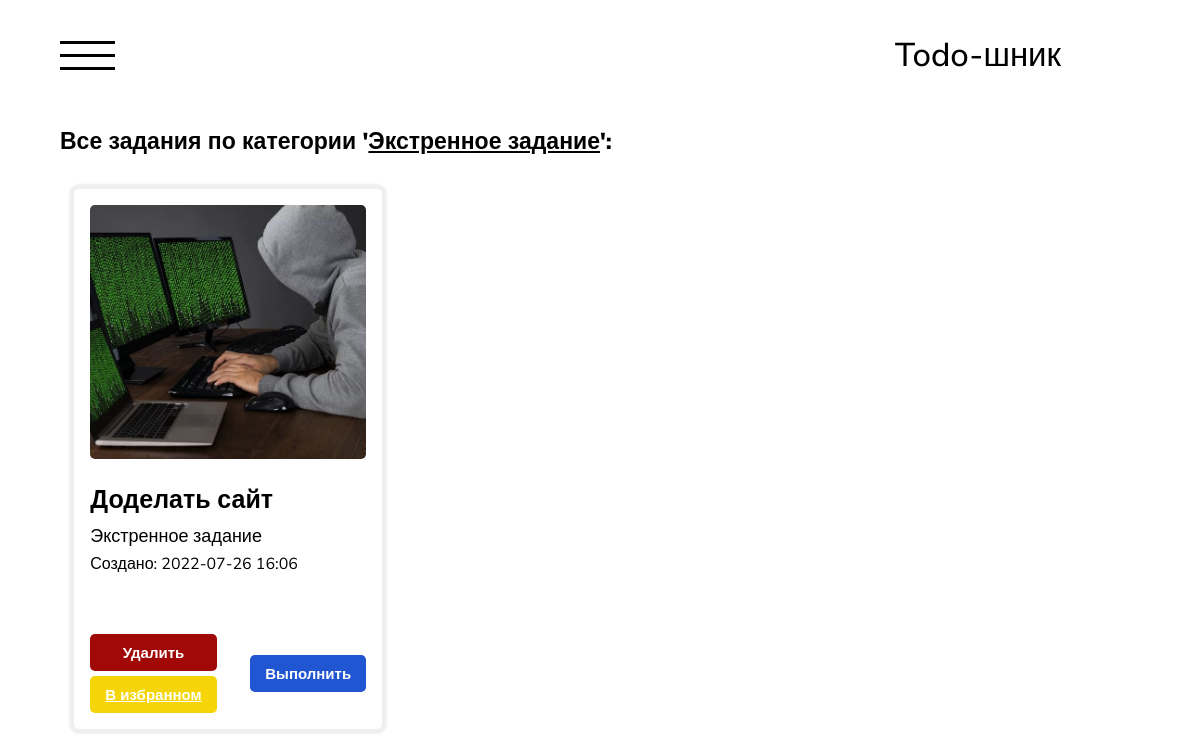
The app's page /category/ekstrennoe-zadanie (signed in) with its own data.
### todo/models.py (models this page shows, shortened)
class Category(models.Model):
    name = models.CharField(max_length=255, verbose_name='Название')
    slug = AutoSlugField(populate_from='name', db_index=True, unique=True, verbose_name='URL')
    def __str__(self):
        return self.name
    def get_absolute_url(self):
        return reverse('category', kwargs={'slug': self.slug})
    class Meta:
        verbose_name = 'Категория'
        verbose_name_plural = 'Категории'
        ordering = ['id']

class Do(models.Model):
    title = models.CharField(max_length=255, verbose_name='Название')
    slug = AutoSlugField(populate_from='title', db_index=True, unique=True, verbose_name='URL')
    content = models.TextField(blank=True, verbose_name='Описание')
    create_at = models.DateTimeField(auto_now_add=True, verbose_name='Дата создания')
    update_at = models.DateTimeField(auto_now=True, verbose_name='Дата обновления')
    photo = models.ImageField(upload_to='photos/%Y/%m/%d', blank=True, verbose_name='Фотография')
    category = models.ForeignKey('Category', on_delete=models.CASCADE, verbose_name='Категория')
    is_completed = models.BooleanField(default=False, verbose_name='Выполнено')
    is_favourite = models.BooleanField(default=False, verbose_name='В избранном')
    add_to_favourite_at = models.DateTimeField(verbose_name='Дата добавления в избранное', null=True)
    user = models.ForeignKey(User, on_delete=models.CASCADE)
    class Meta:
        verbose_name = 'Задание'
        verbose_name_plural = 'Задания'
        ordering = ['-id']

### todo/views.py (the view)
# urls.py: path('category/<slug:slug>', views.CategoryView.as_view(), name='category'),
class CategoryView(DataMixin, LoginRequiredMixin, ListView):
    model = Do
    context_object_name = 'all_do'
    template_name = 'todo/category.html'
    def get_context_data(self, **kwargs):
        context = super().get_context_data(**kwargs)
        c_mixin = self.get_user_context(title='Задания по категориям', active_cat_slug=self.kwargs['slug'], active_category='cats')
        context.update(c_mixin)
        if len(context['all_do']):
            context['category'] = context['all_do'][0].category.name
        else:
            context['category'] = Category.objects.get(slug=self.kwargs['slug'])
        return context
    def get_queryset(self):
        return Do.objects.filter(category__slug=self.kwargs['slug'], is_completed=False, user=self.request.user).order_by('-create_at')

### todo/utils.py (called while the page is built)
    def get_user_context(self, *args, **kwargs):
        context = kwargs
        context['menu'] = menu
        context['all_cats'] = Category.objects.order_by('id')
        self.page = self.request.GET.get('page') # Параметр page: активная страница из url-а
        all_do = kwargs.get('all_do') # Берём запрос для формирования queryset для всех заданий
        if all_do:
            self.paginator = Paginator(all_do, 6) # Формируем локальное свойство с пагинатором
            self.page_obj = self.paginator.get_page(self.page)
            context['page_obj'] = self.page_obj
            context['all_do'] = self.page_obj.object_list
        return context

### todo/templates/todo/category.html
{% extends 'todo/base.html' %}
{% block content %}
{% include 'todo/needful/all_do.html' %}
{% endblock content %}

### todo/templates/todo/needful/all_do.html (shortened to what this page needs)
<div class="do_everything">
    <div class="title_do_everything">
        {% if category %}
            <h3>Все задания по категории '<u>{{ category }}</u>':</h3>
        {% elif completed %}
            <h3>Все выполненные задания:<h3>
        {% elif favourites %}
            <h3>Все избранные задания:</h3>
        {% else %}
            <h3>Все задания:</h3>
        {% endif %}
    </div>
    {% if all_do %}
        <div class="all_do">
            {% for do in all_do %}
                <div class="do_block">
                    <div class="img_do_block">
                        <img src="{{ do.photo.url }}">
                    </div>
                    <div class="text_do_block">
                        <div class="about_do">
                            <h3 class="title_do">{{ do.title }}</h3>
                            <p class="category_do">{{ do.category.name }}<p>
                            <p class="date_do">Создано: {{ do.create_at | date:'Y-m-d H:i' }}</p>
                        </div>
                        <div class="operations_do">
                            <div class="do_tasks">
                                <button id="del" class="operation task">Удалить</button>
                                {% if do.is_favourite %}
                                    <button id="favourite" class="operation task favourited">В избранном</button>
                                {% else %}
                                    <button id="favourite" class="operation task">В избранное</button>
                                {% endif %}
                            </div>
                            <button class="do_complete operation">Выполнить</button>
                        </div>
                    </div>
                </div>
            {% endfor %}
        </div>
    {% endif %}
</div>

### todo/static/todo/css/new_styles.css (style rules this page uses)
* { margin: 0; padding: 0; box-sizing: border-box; }
body { font-family: 'Nunito Sans', sans-serif; }
.do_everything { width: 90%; margin: 3rem auto; display: grid; }
.do_everything .title_do_everything h3 { font-size: 23px; font-weight: 800; }
.all_do { width: 95%; margin: 2rem auto; display: grid; grid-template-columns: repeat(3, 30%); grid-gap: 4rem; grid-auto-rows: 540px; justify-content: center; }
.all_do .do_block { display: grid; grid-template-rows: repeat(2, 50%); padding: 1rem; border-radius: 5px; box-shadow: 0 0 2px 5px rgba(100, 100, 100, .1); }
.all_do .do_block .img_do_block { position: relative; width: 100%; height: 100%; }
.all_do .do_block .img_do_block img { position: absolute; width: 100%; height: 100%; object-fit: cover; border-radius: 5px; }
.all_do .do_block .text_do_block { margin-top: 1.5rem; display: grid; }
.all_do .do_block .text_do_block .title_do { font-size: 25px; }
.all_do .do_block .text_do_block .category_do { font-size: 18px; margin-top: 7px; }
.all_do .do_block .text_do_block .date_do { margin-top: 5px; font-size: 16px; }
.all_do .do_block .text_do_block .operations_do { align-self: end; display: grid; grid-auto-flow: column; }
.all_do .do_block .text_do_block .do_tasks { display: grid; grid-row-gap: 5px; justify-self: start; }
.all_do .do_block .text_do_block .operation { padding: 10px 15px; color: #fff; font-weight: bold; text-decoration: none; border-radius: 5px; transition-duration: .2s; cursor: pointer; display: inline; float: right; border: none; font-size: 15px; }
.all_do .do_block .text_do_block .do_complete { background-color: #2056d2; justify-self: end; align-self: center; }
.all_do .do_block .text_do_block #del { background-color: #a10808; }
.all_do .do_block .text_do_block #favourite { background-color: #e3c605; }
.all_do .do_block .text_do_block #favourite.favourited { background-color: #f5d507; text-decoration: underline; }
.do_tasks { display: grid; }

### records on screen
Category: name "Экстренное задание"
Do: photo (placeholder picture), title "Доделать сайт", category.name "Экстренное задание", create_at "2022-07-26 16:06", is_favourite "В избранном"
